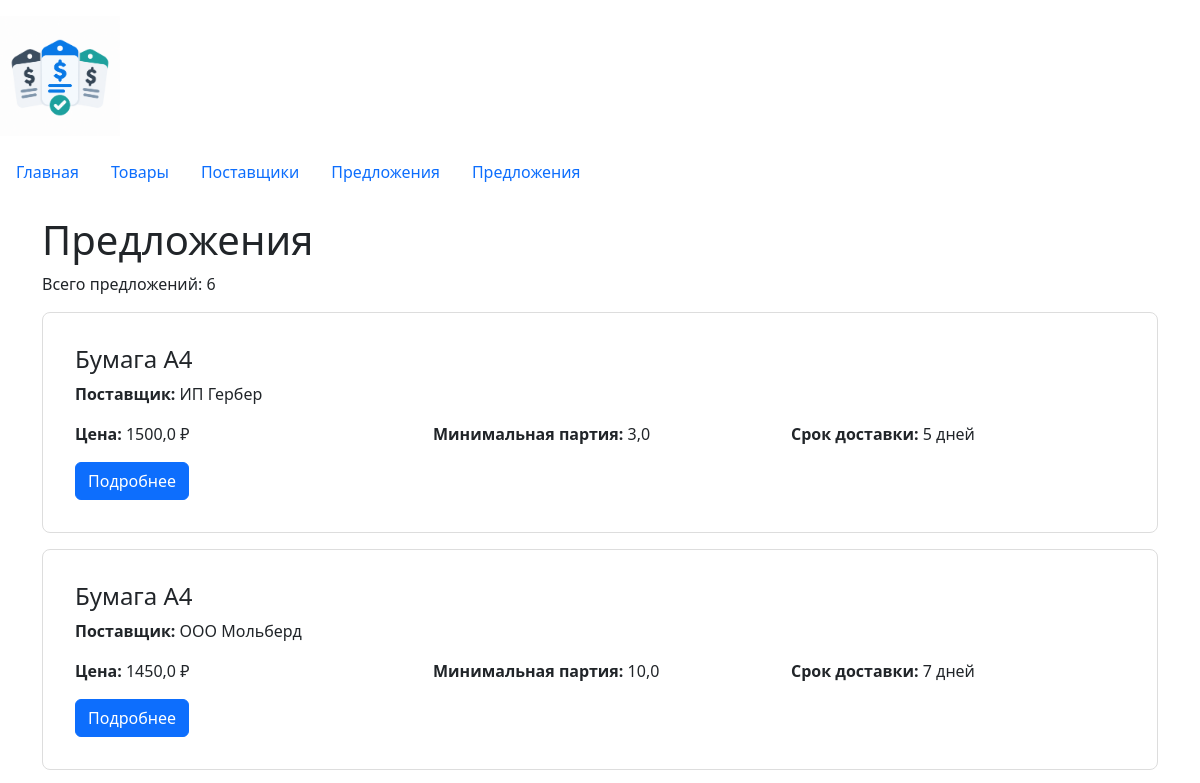
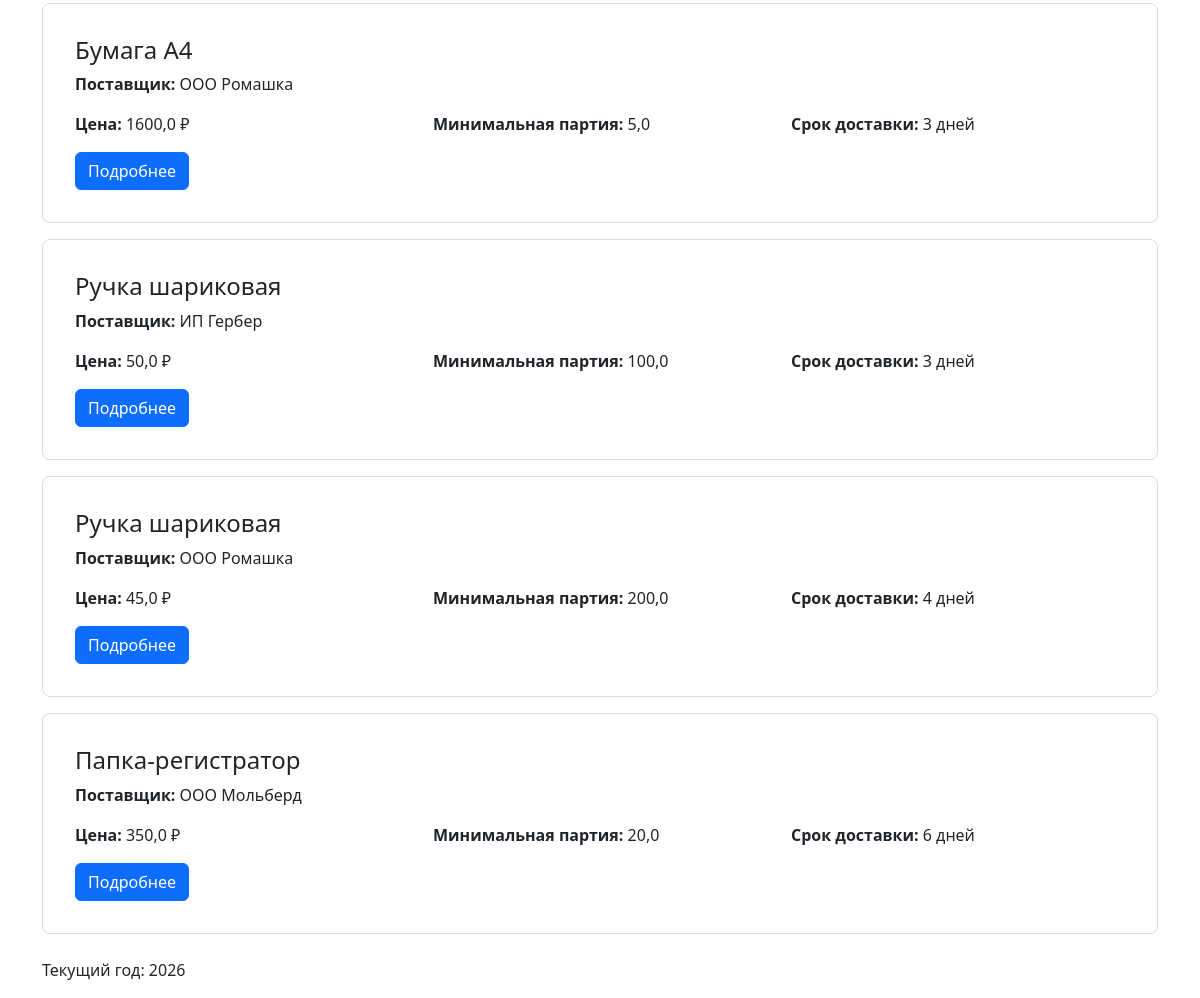
Screenshot of /offers/ with the database file from the repository (2 pictures, top to bottom).
### offers/views.py (the view)
# urls.py: path('', views.offer_list, name='list'),
def offer_list(request: HttpRequest) -> HttpResponse:
    conn = sqlite3.connect(DB_PATH)
    conn.row_factory = sqlite3.Row
    offers: list[sqlite3.Row] = conn.execute(
        """
        SELECT
            offers.offer_id,
            offers.price,
            offers.min_lots,
            offers.delivery_time_days,
            products.name as product_name,
            suppliers.name as supplier_name
        FROM offers
        JOIN products ON products.product_id = offers.product_id
        JOIN suppliers ON suppliers.supplier_id = offers.supplier_id
        ORDER BY offers.offer_id;
        """
    ).fetchall()
    conn.close()
    context: dict[str, list[sqlite3.Row]] = {
        'offers': offers,
    }
    return render(request, "offers/offer_list.html", context)

### offers/templates/offers/offer_list.html (shortened to what this page needs)
{% extends "base.html" %}
{% block content %}
    <h1>Предложения</h1>
    <p>Всего предложений: {{ offers|length }}</p>
    {% for offer in offers %}
        {% include "offers/includes/offer_card.html" %}
    {% empty %}
        <p>Предложения не найдены.</p>
    {% endfor %}
{% endblock %}

### offers/templates/offers/includes/offer_card.html
<article class="card offer-card mb-3">
    <div class="card-body">
        <h4 class="card-title">
            {{ offer.product_name }}
        </h4>
        <p class="card-text">
            <strong>Поставщик:</strong>
            {{ offer.supplier_name }}
        </p>
        <div class="row mb-3">
            <div class="col-md-4">
                <strong>Цена:</strong>
                {{ offer.price }} ₽
            </div>
            <div class="col-md-4">
                <strong>Минимальная партия:</strong>
                {{ offer.min_lots }}
            </div>
            <div class="col-md-4">
                <strong>Срок доставки:</strong>
                {{ offer.delivery_time_days }} дней
            </div>
        </div>
        <a
            href="{% url 'offers:detail' offer.offer_id %}"
            class="btn btn-primary"
        >
            Подробнее
        </a>
    </div>
</article>

### homepage/static/homepage/css/style.css (style rules this page uses)
body { min-height: 100vh; }
.product-card, .offer-card, .supplier-card { margin-bottom: 1rem; padding: 1rem; border: 1px solid #ddd; border-radius: 8px; }

### rows the page displays
suppliers: product_name "Бумага А4", supplier_name "ООО Ромашка", price "1600,0", min_lots "5,0", delivery_time_days "3"

### other values shown
{{ offers|length }} "6"
{{ offer.product_name }} "Бумага А4" "Бумага А4" "Ручка шариковая" "Ручка шариковая" "Папка-регистратор"
{{ offer.supplier_name }} "ИП Гербер" "ООО Мольберд" "ИП Гербер" "ООО Ромашка" "ООО Мольберд"
{{ offer.price }} "1500,0" "1450,0" "50,0" "45,0" "350,0"
{{ offer.min_lots }} "3,0" "10,0" "100,0" "200,0" "20,0"
{{ offer.delivery_time_days }} "5" "7" "3" "4" "6"
